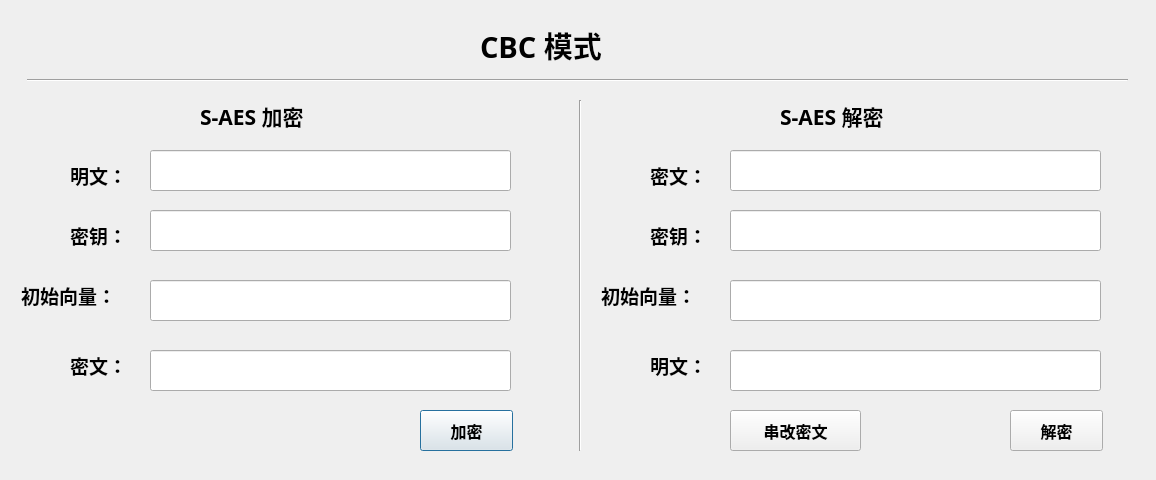
<?xml version="1.0" encoding="UTF-8"?>
<ui version="4.0">
 <class>CBCmodel</class>
 <widget class="QDialog" name="CBCmodel">
  <property name="geometry">
   <rect>
    <x>0</x>
    <y>0</y>
    <width>1156</width>
    <height>480</height>
   </rect>
  </property>
  <property name="windowTitle">
   <string>Dialog</string>
  </property>
  <widget class="QLabel" name="label">
   <property name="geometry">
    <rect>
     <x>480</x>
     <y>10</y>
     <width>161</width>
     <height>71</height>
    </rect>
   </property>
   <property name="font">
    <font>
     <family>Berlin Sans FB Demi</family>
     <pointsize>22</pointsize>
     <weight>75</weight>
     <bold>true</bold>
    </font>
   </property>
   <property name="text">
    <string>CBC 模式</string>
   </property>
  </widget>
  <widget class="QLineEdit" name="inputPlaintext">
   <property name="geometry">
    <rect>
     <x>150</x>
     <y>150</y>
     <width>361</width>
     <height>41</height>
    </rect>
   </property>
   <property name="font">
    <font>
     <family>Berlin Sans FB</family>
     <pointsize>9</pointsize>
    </font>
   </property>
  </widget>
  <widget class="QLabel" name="label_2">
   <property name="geometry">
    <rect>
     <x>70</x>
     <y>160</y>
     <width>72</width>
     <height>31</height>
    </rect>
   </property>
   <property name="font">
    <font>
     <family>Berlin Sans FB Demi</family>
     <pointsize>14</pointsize>
     <weight>75</weight>
     <bold>true</bold>
    </font>
   </property>
   <property name="text">
    <string>明文：</string>
   </property>
  </widget>
  <widget class="QLabel" name="label_3">
   <property name="geometry">
    <rect>
     <x>200</x>
     <y>100</y>
     <width>131</width>
     <height>31</height>
    </rect>
   </property>
   <property name="font">
    <font>
     <family>Berlin Sans FB Demi</family>
     <pointsize>16</pointsize>
     <weight>75</weight>
     <bold>true</bold>
    </font>
   </property>
   <property name="text">
    <string>S-AES 加密</string>
   </property>
  </widget>
  <widget class="QLabel" name="label_4">
   <property name="geometry">
    <rect>
     <x>780</x>
     <y>100</y>
     <width>131</width>
     <height>31</height>
    </rect>
   </property>
   <property name="font">
    <font>
     <family>Berlin Sans FB Demi</family>
     <pointsize>16</pointsize>
     <weight>75</weight>
     <bold>true</bold>
    </font>
   </property>
   <property name="text">
    <string>S-AES 解密</string>
   </property>
  </widget>
  <widget class="Line" name="line">
   <property name="geometry">
    <rect>
     <x>570</x>
     <y>100</y>
     <width>20</width>
     <height>351</height>
    </rect>
   </property>
   <property name="font">
    <font>
     <family>Agency FB</family>
     <weight>75</weight>
     <bold>true</bold>
    </font>
   </property>
   <property name="orientation">
    <enum>Qt::Vertical</enum>
   </property>
  </widget>
  <widget class="Line" name="line_2">
   <property name="geometry">
    <rect>
     <x>27</x>
     <y>70</y>
     <width>1101</width>
     <height>20</height>
    </rect>
   </property>
   <property name="orientation">
    <enum>Qt::Horizontal</enum>
   </property>
  </widget>
  <widget class="QLineEdit" name="inputKey">
   <property name="geometry">
    <rect>
     <x>150</x>
     <y>210</y>
     <width>361</width>
     <height>41</height>
    </rect>
   </property>
   <property name="font">
    <font>
     <family>Berlin Sans FB</family>
     <pointsize>9</pointsize>
     <weight>50</weight>
     <bold>false</bold>
    </font>
   </property>
  </widget>
  <widget class="QLabel" name="label_5">
   <property name="geometry">
    <rect>
     <x>70</x>
     <y>220</y>
     <width>72</width>
     <height>31</height>
    </rect>
   </property>
   <property name="font">
    <font>
     <family>Berlin Sans FB Demi</family>
     <pointsize>14</pointsize>
     <weight>75</weight>
     <bold>true</bold>
    </font>
   </property>
   <property name="text">
    <string>密钥：</string>
   </property>
  </widget>
  <widget class="QLineEdit" name="outputIV">
   <property name="geometry">
    <rect>
     <x>150</x>
     <y>280</y>
     <width>361</width>
     <height>41</height>
    </rect>
   </property>
   <property name="font">
    <font>
     <family>Berlin Sans FB</family>
     <pointsize>9</pointsize>
     <weight>50</weight>
     <bold>false</bold>
    </font>
   </property>
   <property name="readOnly">
    <bool>true</bool>
   </property>
  </widget>
  <widget class="QPushButton" name="cbcEncryptButton">
   <property name="geometry">
    <rect>
     <x>420</x>
     <y>410</y>
     <width>93</width>
     <height>41</height>
    </rect>
   </property>
   <property name="font">
    <font>
     <family>Berlin Sans FB Demi</family>
     <pointsize>12</pointsize>
     <weight>75</weight>
     <bold>true</bold>
    </font>
   </property>
   <property name="text">
    <string>加密</string>
   </property>
  </widget>
  <widget class="QLabel" name="label_6">
   <property name="geometry">
    <rect>
     <x>21</x>
     <y>280</y>
     <width>121</width>
     <height>31</height>
    </rect>
   </property>
   <property name="font">
    <font>
     <family>Berlin Sans FB Demi</family>
     <pointsize>14</pointsize>
     <weight>75</weight>
     <bold>true</bold>
    </font>
   </property>
   <property name="text">
    <string>初始向量：</string>
   </property>
  </widget>
  <widget class="QLineEdit" name="outputCiphertext">
   <property name="geometry">
    <rect>
     <x>150</x>
     <y>350</y>
     <width>361</width>
     <height>41</height>
    </rect>
   </property>
   <property name="font">
    <font>
     <family>Berlin Sans FB</family>
     <pointsize>9</pointsize>
     <weight>50</weight>
     <bold>false</bold>
    </font>
   </property>
  </widget>
  <widget class="QLabel" name="label_7">
   <property name="geometry">
    <rect>
     <x>70</x>
     <y>350</y>
     <width>72</width>
     <height>31</height>
    </rect>
   </property>
   <property name="font">
    <font>
     <family>Berlin Sans FB Demi</family>
     <pointsize>14</pointsize>
     <weight>75</weight>
     <bold>true</bold>
    </font>
   </property>
   <property name="text">
    <string>密文：</string>
   </property>
  </widget>
  <widget class="QLabel" name="label_8">
   <property name="geometry">
    <rect>
     <x>650</x>
     <y>350</y>
     <width>72</width>
     <height>31</height>
    </rect>
   </property>
   <property name="font">
    <font>
     <family>Berlin Sans FB Demi</family>
     <pointsize>14</pointsize>
     <weight>75</weight>
     <bold>true</bold>
    </font>
   </property>
   <property name="text">
    <string>明文：</string>
   </property>
  </widget>
  <widget class="QLineEdit" name="outputPlaintext">
   <property name="geometry">
    <rect>
     <x>730</x>
     <y>350</y>
     <width>371</width>
     <height>41</height>
    </rect>
   </property>
   <property name="font">
    <font>
     <family>Berlin Sans FB</family>
     <pointsize>9</pointsize>
     <weight>50</weight>
     <bold>false</bold>
    </font>
   </property>
  </widget>
  <widget class="QLabel" name="label_9">
   <property name="geometry">
    <rect>
     <x>650</x>
     <y>220</y>
     <width>72</width>
     <height>31</height>
    </rect>
   </property>
   <property name="font">
    <font>
     <family>Berlin Sans FB Demi</family>
     <pointsize>14</pointsize>
     <weight>75</weight>
     <bold>true</bold>
    </font>
   </property>
   <property name="text">
    <string>密钥：</string>
   </property>
  </widget>
  <widget class="QLineEdit" name="inputKey_2">
   <property name="geometry">
    <rect>
     <x>730</x>
     <y>210</y>
     <width>371</width>
     <height>41</height>
    </rect>
   </property>
   <property name="font">
    <font>
     <family>Berlin Sans FB</family>
     <pointsize>9</pointsize>
    </font>
   </property>
  </widget>
  <widget class="QLineEdit" name="inputCiphertext">
   <property name="geometry">
    <rect>
     <x>730</x>
     <y>150</y>
     <width>371</width>
     <height>41</height>
    </rect>
   </property>
   <property name="font">
    <font>
     <family>Berlin Sans FB</family>
     <pointsize>9</pointsize>
     <weight>50</weight>
     <bold>false</bold>
    </font>
   </property>
  </widget>
  <widget class="QLineEdit" name="inputIV">
   <property name="geometry">
    <rect>
     <x>730</x>
     <y>280</y>
     <width>371</width>
     <height>41</height>
    </rect>
   </property>
   <property name="font">
    <font>
     <family>Berlin Sans FB</family>
     <pointsize>9</pointsize>
     <weight>75</weight>
     <bold>true</bold>
    </font>
   </property>
  </widget>
  <widget class="QLabel" name="label_10">
   <property name="geometry">
    <rect>
     <x>601</x>
     <y>280</y>
     <width>121</width>
     <height>31</height>
    </rect>
   </property>
   <property name="font">
    <font>
     <family>Berlin Sans FB Demi</family>
     <pointsize>14</pointsize>
     <weight>75</weight>
     <bold>true</bold>
    </font>
   </property>
   <property name="text">
    <string>初始向量：</string>
   </property>
  </widget>
  <widget class="QLabel" name="label_11">
   <property name="geometry">
    <rect>
     <x>650</x>
     <y>160</y>
     <width>72</width>
     <height>31</height>
    </rect>
   </property>
   <property name="font">
    <font>
     <family>Berlin Sans FB Demi</family>
     <pointsize>14</pointsize>
     <weight>75</weight>
     <bold>true</bold>
    </font>
   </property>
   <property name="text">
    <string>密文：</string>
   </property>
  </widget>
  <widget class="QPushButton" name="cbcDecryptButton">
   <property name="geometry">
    <rect>
     <x>1010</x>
     <y>410</y>
     <width>93</width>
     <height>41</height>
    </rect>
   </property>
   <property name="font">
    <font>
     <family>Berlin Sans FB Demi</family>
     <pointsize>12</pointsize>
     <weight>75</weight>
     <bold>true</bold>
    </font>
   </property>
   <property name="text">
    <string>解密</string>
   </property>
  </widget>
  <widget class="QPushButton" name="tamperCiphertextButton">
   <property name="geometry">
    <rect>
     <x>730</x>
     <y>410</y>
     <width>131</width>
     <height>41</height>
    </rect>
   </property>
   <property name="font">
    <font>
     <family>Berlin Sans FB Demi</family>
     <pointsize>12</pointsize>
     <weight>75</weight>
     <bold>true</bold>
    </font>
   </property>
   <property name="text">
    <string>串改密文</string>
   </property>
  </widget>
 </widget>
 <resources/>
 <connections/>
</ui>
